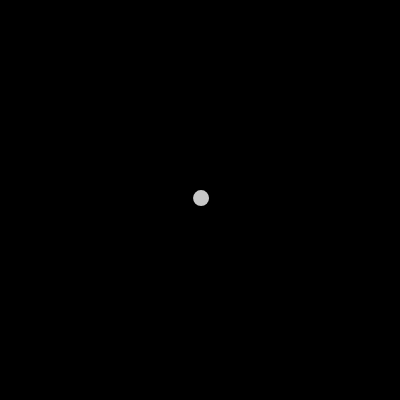
Frame 1 (no input)
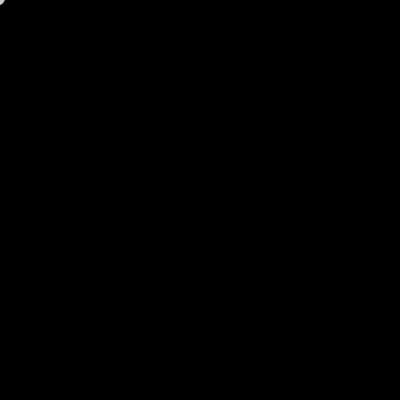
Frame 60 (no input)
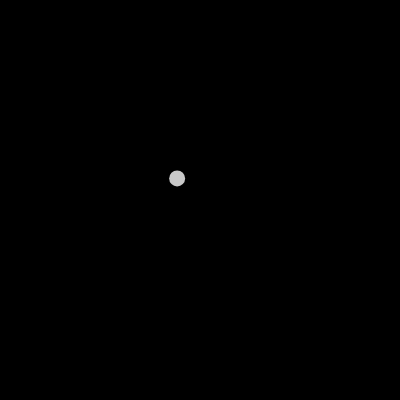
Frame 120 (the mouse pressed at the canvas centre since frame 60)

The p5.js sketch that drew these frames (run headless with seeded random() and noise() and a simulated clock; from frame 60 on, the mouse is pressed at the canvas centre):

// p5.js sketch
// ── sketch.js
// @ts-nocheck
let mover;

function setup() {
	createCanvas(400, 400);
	mover = new Mover(200, 200);
}

function draw() {
	background(0);
	mover.update();
	mover.show();
}

// ── mover.js
// @ts-nocheck
// acceleration vector
// the nature of code
// because : force = mass*acceleration !
class Mover {
  constructor(x, y) {
    this.pos = createVector(x, y);
    this.vel = p5.Vector.random2D();
    this.vel.mult(random(3));
  }

  update() {
    // calculate the acceleration
    let mouse = createVector(mouseX, mouseY);
    this.acc = p5.Vector.sub(mouse, this.pos);
    this.acc.setMag(1);
    // apply the acceleration to the velocity
    this.vel.add(this.acc);
    // limit the velocity
    this.vel.limit(5);
    // apply the velocity to the position
    this.pos.add(this.vel);
  }

  show() {
    noStroke();
    strokeWeight(1);
    fill(255, 200);
    ellipse(this.pos.x, this.pos.y, 16);
  }
}
